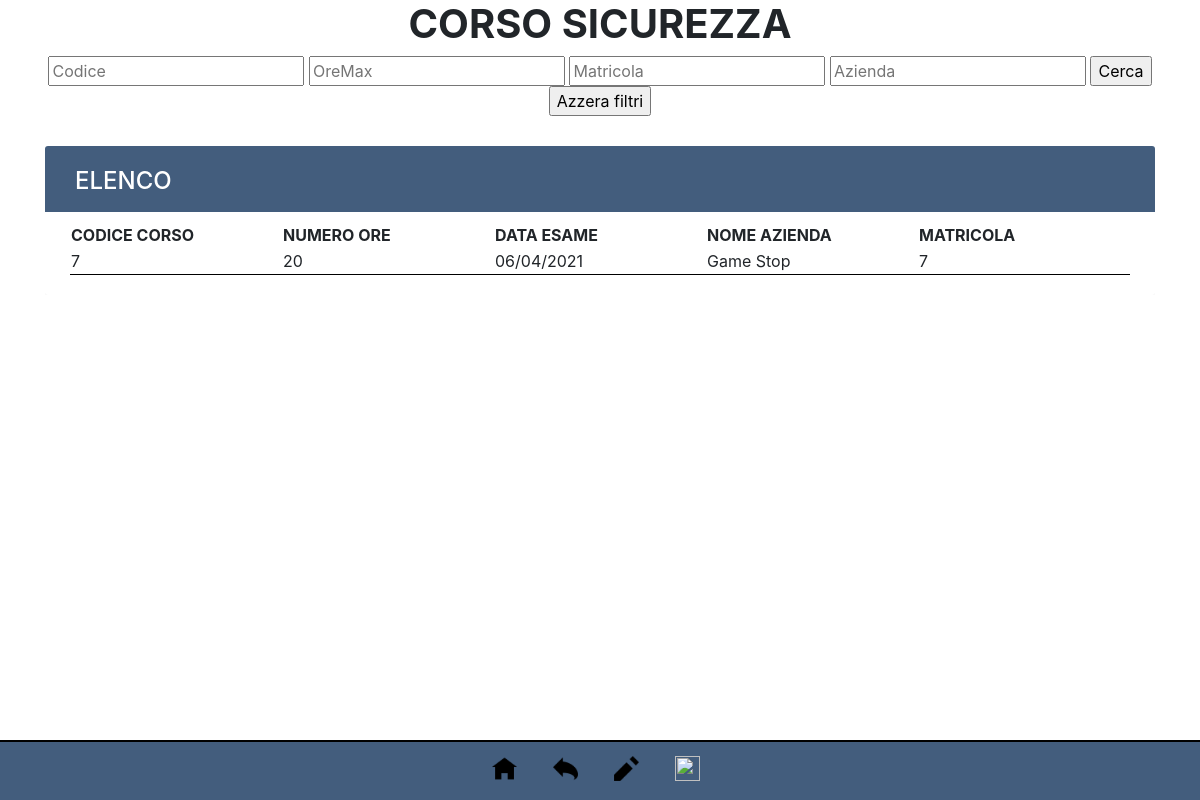
/print/stampa_corso.php (signed in), run on the app's committed database.
### tables this page shows
CREATE TABLE `corso` (
  `Cod_Corso` int(4) NOT NULL,
  `OreC` int(2) NOT NULL,
  `DataEsame` date NOT NULL,
  `NomeA` varchar(15) NOT NULL,
  `Matricola` int(4) NOT NULL
);

### print/stampa_corso.php (the view, shortened to what this page needs)
<!DOCTYPE html>
<html>
<head>
<link href="../style.css" rel="stylesheet" type="text/css">
<link rel="stylesheet" href="https://stackpath.bootstrapcdn.com/bootstrap/4.5.0/css/bootstrap.min.css">
<link rel="stylesheet" href="https://maxcdn.bootstrapcdn.com/font-awesome/4.7.0/css/font-awesome.min.css">
</head>
<body>
<div align="center" class="barra"><br>&nbsp&nbsp
	<div class="aP">
	    <a href="http://localhost/project/print/page.php?" title="Home"><img src="img/home.png" width="25px" height="25px"></a>&nbsp&nbsp&nbsp&nbsp
        <a href="http://localhost/project/print/page.php?" title="Torna indietro"><img src="img/arrow_back.png" width="25px" height="25px"></a>&nbsp&nbsp&nbsp&nbsp
	    <a href="http://localhost/project/edit/corso/i_corso.php" title="Modifica alunno"><img src="img/modifica.png" width="25px" height="25px"></a>&nbsp&nbsp&nbsp&nbsp
		<a href="http://localhost/project/index/logout.php?" title="Esci"><img src="img/log_out.png" width="25px" height="25px"></a>&nbsp&nbsp
    </div>
</div>
    <center>
    	<h1><b>CORSO SICUREZZA</b></h1>
    </center>
    <div style="float: center">
    	<center>
    	<form method="GET" action="stampa_cerca_corso.php">
    		<input type="textarea" placeholder="Codice" name="Codice">
    		<input type="textarea" placeholder="OreMax" name="OreMax">
    		<input type="textarea" placeholder="Matricola" name="Matricola">
    		<input type="textarea" placeholder="Azienda" name="Azienda">
    		<input type="submit"   value="Cerca" name="cerca">
    		<input type="reset"    value="Azzera filtri" name="annulla">
    	</form>
    </div>
<div class="container-xl">
	<div class="table-responsive">
		<div class="table-wrapper">
			<div class="table-title">
				<div class="row">
					<div class="col-sm-6">
						<h2>ELENCO <b></b></h2>
					</div>
					<div class="col-sm-6">
					</div>
				</div>
			</div>
		<?php
	    $mysqli = new mysqli("127.0.0.1","root","","pcto") or die(mysqli_error($mysqli));
	    $sql = "SELECT * FROM corso";
	    $result = $mysqli->query($sql);
	    echo "<center>";
		echo "<table border ='0' width='100%'>
                <tr>
            		<th width='100'>CODICE CORSO</th>
	                <th width='100'>NUMERO ORE</th>
	                <th width='100'>DATA ESAME</th>
	                <th width='100'>NOME AZIENDA</th>
	                <th width='100'>MATRICOLA</th>
	            <tr>";
	    while($row = $result->fetch_assoc())
	    {
	    	echo "<tr>";
	    	echo "<td style='border-bottom: 1px solid #000000' align='left'>" . $row['Cod_Corso'] . "</td>";
	    	echo "<td style='border-bottom: 1px solid #000000' align='left'>" . $row['OreC'] . "</td>";
	    	$dataConvert = date_create($row['DataEsame']);
            $dataEurope = date_format($dataConvert ,'d/m/Y');
	    	echo "<td style='border-bottom: 1px solid #000000' align='left'>" . $dataEurope . "</td>";
	    	echo "<td style='border-bottom: 1px solid #000000' align='left'>" . $row['NomeA'] . "</td>";
	    	echo "<td style='border-bottom: 1px solid #000000' align='left'>" . $row['Matricola'] . "</td>";
	    	echo "</tr>";
	    }
	?>
	</div>
</div>
</body>
</html>

### style.css (style rules this page uses)
body { color: #566787; background: #f5f5f5; font-family: 'Varela Round', sans-serif; font-size: 13px; margin: 0px; }
.aP { position :relative; top : -35px; }
.barra { position: absolute; bottom: 0px; background: #435d7d; width: 100%; height : 60px; border-top: 2px solid #000000; }
.table-responsive { margin: 30px 0; }
.table-wrapper { background: #fff; padding: 20px 25px; border-radius: 3px; min-width: 1000px; box-shadow: 0 1px 1px rgba(0,0,0,.05); }
.table-title { padding-bottom: 15px; background: #435d7d; color: #fff; padding: 16px 30px; min-width: 100%; margin: -20px -25px 10px; border-radius: 3px 3px 0 0; }
.table-title h2 { margin: 5px 0 0; font-size: 24px; }

### data on the page
corso: Cod_Corso "7", OreC "20", DataEsame "06/04/2021", NomeA "Game Stop", Matricola "7"
